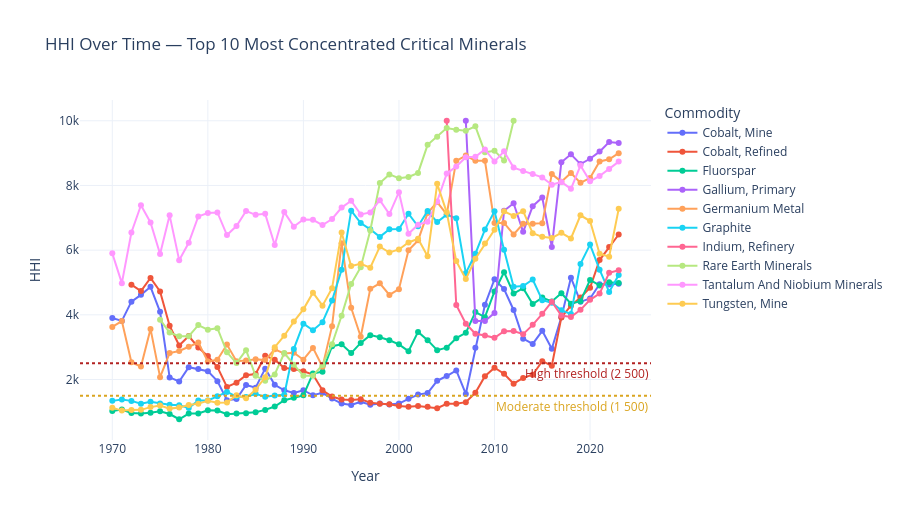

The code cell stored with this chart in its notebook:
### Markdown cell above
## 5. HHI Over Time — Top 10 Most Concentrated Minerals

Tracking HHI through time reveals whether concentration is worsening (rising HHI) or
improving (diversifying supply base).  We focus on the 10 commodities with the **highest
latest-year HHI**.

### Code cell
top10_commodities = (
    hhi_latest.sort_values("hhi", ascending=False).head(10)["commodity"].tolist()
)

hhi_top10 = hhi_series[hhi_series["commodity"].isin(top10_commodities)].copy()

fig_line = px.line(
    hhi_top10,
    x="year",
    y="hhi",
    color="commodity",
    markers=True,
    title="HHI Over Time — Top 10 Most Concentrated Critical Minerals",
    labels={"hhi": "HHI", "year": "Year", "commodity": "Commodity"},
    template=TEMPLATE,
    height=520,
)

# Reference bands
for y_val, label, colour in [
    (HHI_MODERATE, "Moderate threshold (1 500)", "goldenrod"),
    (HHI_HIGH,     "High threshold (2 500)",     "firebrick"),
]:
    fig_line.add_hline(
        y=y_val,
        line_dash="dot",
        line_color=colour,
        annotation_text=label,
        annotation_position="bottom right",
        annotation_font_color=colour,
    )

fig_line.update_layout(
    legend=dict(orientation="v", x=1.02, y=1),
    margin=dict(r=200),
)
fig_line.show()

### Figure 1 — Plotly figure (JSON) as saved in the notebook; plotly's stock layout.template omitted (floating-point values rounded to 4 significant figures)
{"data": [{"hovertemplate": "Commodity=Cobalt, Mine<br>Year=%{x}<br>HHI=%{y}<extra></extra>", "legendgroup": "Cobalt, Mine", "line": {"color": "#636efa", "dash": "solid"}, "marker": {"symbol": "circle"}, "mode": "lines+markers", "name": "Cobalt, Mine", "orientation": "v", "showlegend": true, "type": "scatter", "x": [1970, 1971, 1972, 1973, 1974, 1975, 1976, 1977, 1978, 1979, 1980, 1981, 1982, 1983, 1984, 1985, 1986, 1987, 1988, 1989, 1990, 1991, 1992, 1993, 1994, 1995, 1996, 1997, 1998, 1999, 2000, 2001, 2002, 2003, 2004, 2005, 2006, 2007, 2008, 2009, 2010, 2011, 2012, 2013, 2014, 2015, 2016, 2017, 2018, 2019, 2020, 2021, 2022, 2023], "xaxis": "x", "y": [3904.0, 3813.0, 4407.0, 4618.0, 4866.0, 4092.0, 2065.0, 1937.0, 2382.0, 2325.0, 2258.0, 1950.0, 1362.0, 1396.0, 1832.0, 1748.0, 2337.0, 1838.0, 1667.0, 1582.0, 1669.0, 1513.0, 1588.0, 1409.0, 1255.0, 1211.0, 1314.0, 1220.0, 1259.0, 1224.0, 1256.0, 1402.0, 1533.0, 1583.0, 1959.0, 2108.0, 2280.0, 1554.0, 2980.0, 4310.0, 5099.0, 4795.0, 4150.0, 3263.0, 3100.0, 3506.0, 2949.0, 3928.0, 5149.0, 4401.0, 4504.0, 4948.0, 4937.0, 4962.0], "yaxis": "y"}, {"hovertemplate": "Commodity=Cobalt, Refined<br>Year=%{x}<br>HHI=%{y}<extra></extra>", "legendgroup": "Cobalt, Refined", "line": {"color": "#EF553B", "dash": "solid"}, "marker": {"symbol": "circle"}, "mode": "lines+markers", "name": "Cobalt, Refined", "orientation": "v", "showlegend": true, "type": "scatter", "x": [1972, 1973, 1974, 1975, 1976, 1977, 1978, 1979, 1980, 1981, 1982, 1983, 1984, 1985, 1986, 1987, 1988, 1989, 1990, 1991, 1992, 1993, 1994, 1995, 1996, 1997, 1998, 1999, 2000, 2001, 2002, 2003, 2004, 2005, 2006, 2007, 2008, 2009, 2010, 2011, 2012, 2013, 2014, 2015, 2016, 2017, 2018, 2019, 2020, 2021, 2022, 2023], "xaxis": "x", "y": [4932.0, 4733.0, 5142.0, 4722.0, 3661.0, 3051.0, 3343.0, 2991.0, 2723.0, 2385.0, 1770.0, 1903.0, 2135.0, 2171.0, 2734.0, 2615.0, 2353.0, 2324.0, 2257.0, 2154.0, 1669.0, 1472.0, 1384.0, 1363.0, 1387.0, 1285.0, 1251.0, 1232.0, 1180.0, 1160.0, 1181.0, 1158.0, 1114.0, 1250.0, 1250.0, 1299.0, 1590.0, 2104.0, 2365.0, 2179.0, 1872.0, 2050.0, 2148.0, 2567.0, 2425.0, 3921.0, 4281.0, 4538.0, 4836.0, 5693.0, 6094.0, 6484.0], "yaxis": "y"}, {"hovertemplate": "Commodity=Fluorspar<br>Year=%{x}<br>HHI=%{y}<extra></extra>", "legendgroup": "Fluorspar", "line": {"color": "#00cc96", "dash": "solid"}, "marker": {"symbol": "circle"}, "mode": "lines+markers", "name": "Fluorspar", "orientation": "v", "showlegend": true, "type": "scatter", "x": [1970, 1971, 1972, 1973, 1974, 1975, 1976, 1977, 1978, 1979, 1980, 1981, 1982, 1983, 1984, 1985, 1986, 1987, 1988, 1989, 1990, 1991, 1992, 1993, 1994, 1995, 1996, 1997, 1998, 1999, 2000, 2001, 2002, 2003, 2004, 2005, 2006, 2007, 2008, 2009, 2010, 2011, 2012, 2013, 2014, 2015, 2016, 2017, 2018, 2019, 2020, 2021, 2022, 2023], "xaxis": "x", "y": [1026.0, 1074.0, 963.7, 945.8, 975.0, 1015.0, 932.6, 771.5, 945.6, 950.1, 1050.0, 1041.0, 927.0, 951.2, 955.0, 989.6, 1060.0, 1165.0, 1361.0, 1435.0, 1510.0, 2188.0, 2243.0, 3031.0, 3087.0, 2816.0, 3131.0, 3372.0, 3308.0, 3213.0, 3088.0, 2877.0, 3471.0, 3217.0, 2906.0, 2986.0, 3278.0, 3443.0, 4084.0, 3928.0, 4723.0, 5318.0, 4659.0, 4825.0, 4334.0, 4533.0, 4413.0, 4667.0, 4344.0, 4422.0, 5079.0, 4908.0, 5007.0, 4988.0], "yaxis": "y"}, {"hovertemplate": "Commodity=Gallium, Primary<br>Year=%{x}<br>HHI=%{y}<extra></extra>", "legendgroup": "Gallium, Primary", "line": {"color": "#ab63fa", "dash": "solid"}, "marker": {"symbol": "circle"}, "mode": "lines+markers", "name": "Gallium, Primary", "orientation": "v", "showlegend": true, "type": "scatter", "x": [2007, 2008, 2009, 2010, 2011, 2012, 2013, 2014, 2015, 2016, 2017, 2018, 2019, 2020, 2021, 2022, 2023], "xaxis": "x", "y": [10000.0, 3807.0, 3807.0, 4054.0, 7220.0, 7448.0, 6567.0, 7359.0, 7628.0, 6095.0, 8718.0, 8963.0, 8660.0, 8824.0, 9046.0, 9341.0, 9311.0], "yaxis": "y"}, {"hovertemplate": "Commodity=Germanium Metal<br>Year=%{x}<br>HHI=%{y}<extra></extra>", "legendgroup": "Germanium Metal", "line": {"color": "#FFA15A", "dash": "solid"}, "marker": {"symbol": "circle"}, "mode": "lines+markers", "name": "Germanium Metal", "orientation": "v", "showlegend": true, "type": "scatter", "x": [1970, 1971, 1972, 1973, 1974, 1975, 1976, 1977, 1978, 1979, 1980, 1981, 1982, 1983, 1984, 1985, 1986, 1987, 1988, 1989, 1990, 1991, 1992, 1993, 1994, 1995, 1996, 1997, 1998, 1999, 2000, 2001, 2002, 2003, 2004, 2005, 2006, 2007, 2008, 2009, 2010, 2011, 2012, 2013, 2014, 2015, 2016, 2017, 2018, 2019, 2020, 2021, 2022, 2023], "xaxis": "x", "y": [3626.0, 3807.0, 2531.0, 2402.0, 3564.0, 2072.0, 2818.0, 2884.0, 3012.0, 3143.0, 2560.0, 2609.0, 3080.0, 2568.0, 2584.0, 2627.0, 2599.0, 2936.0, 2803.0, 2829.0, 2613.0, 2978.0, 2392.0, 3650.0, 6213.0, 4215.0, 3321.0, 4804.0, 4974.0, 4614.0, 4793.0, 5995.0, 6302.0, 7145.0, 7486.0, 7109.0, 8760.0, 8923.0, 8760.0, 8760.0, 6841.0, 6841.0, 6484.0, 6816.0, 6816.0, 6835.0, 8351.0, 8117.0, 8386.0, 8079.0, 8231.0, 8741.0, 8809.0, 8998.0], "yaxis": "y"}, {"hovertemplate": "Commodity=Graphite<br>Year=%{x}<br>HHI=%{y}<extra></extra>", "legendgroup": "Graphite", "line": {"color": "#19d3f3", "dash": "solid"}, "marker": {"symbol": "circle"}, "mode": "lines+markers", "name": "Graphite", "orientation": "v", "showlegend": true, "type": "scatter", "x": [1970, 1971, 1972, 1973, 1974, 1975, 1976, 1977, 1978, 1979, 1980, 1981, 1982, 1983, 1984, 1985, 1986, 1987, 1988, 1989, 1990, 1991, 1992, 1993, 1994, 1995, 1996, 1997, 1998, 1999, 2000, 2001, 2002, 2003, 2004, 2005, 2006, 2007, 2008, 2009, 2010, 2011, 2012, 2013, 2014, 2015, 2016, 2017, 2018, 2019, 2020, 2021, 2022, 2023], "xaxis": "x", "y": [1340.0, 1379.0, 1339.0, 1254.0, 1315.0, 1261.0, 1223.0, 1201.0, 1120.0, 1348.0, 1353.0, 1480.0, 1617.0, 1473.0, 1457.0, 1559.0, 1464.0, 1508.0, 1529.0, 2947.0, 3728.0, 3524.0, 3771.0, 4443.0, 5392.0, 7221.0, 6839.0, 6643.0, 6409.0, 6646.0, 6656.0, 7128.0, 6737.0, 7210.0, 6866.0, 7097.0, 6984.0, 5287.0, 5889.0, 6634.0, 7205.0, 6014.0, 4869.0, 4890.0, 5092.0, 4452.0, 4374.0, 4143.0, 4023.0, 5575.0, 6171.0, 5396.0, 4708.0, 5232.0], "yaxis": "y"}, {"hovertemplate": "Commodity=Indium, Refinery<br>Year=%{x}<br>HHI=%{y}<extra></extra>", "legendgroup": "Indium, Refinery", "line": {"color": "#FF6692", "dash": "solid"}, "marker": {"symbol": "circle"}, "mode": "lines+markers", "name": "Indium, Refinery", "orientation": "v", "showlegend": true, "type": "scatter", "x": [2005, 2006, 2007, 2008, 2009, 2010, 2011, 2012, 2013, 2014, 2015, 2016, 2017, 2018, 2019, 2020, 2021, 2022, 2023], "xaxis": "x", "y": [10000.0, 4303.0, 3727.0, 3414.0, 3359.0, 3289.0, 3494.0, 3502.0, 3400.0, 3689.0, 4032.0, 4407.0, 3976.0, 3931.0, 4154.0, 4463.0, 4657.0, 5298.0, 5377.0], "yaxis": "y"}, {"hovertemplate": "Commodity=Rare Earth Minerals<br>Year=%{x}<br>HHI=%{y}<extra></extra>", "legendgroup": "Rare Earth Minerals", "line": {"color": "#B6E880", "dash": "solid"}, "marker": {"symbol": "circle"}, "mode": "lines+markers", "name": "Rare Earth Minerals", "orientation": "v", "showlegend": true, "type": "scatter", "x": [1975, 1976, 1977, 1978, 1979, 1980, 1981, 1982, 1983, 1984, 1985, 1986, 1987, 1988, 1989, 1990, 1991, 1992, 1993, 1994, 1995, 1996, 1997, 1998, 1999, 2000, 2001, 2002, 2003, 2004, 2005, 2006, 2007, 2008, 2009, 2010, 2011, 2012], "xaxis": "x", "y": [3849.0, 3450.0, 3336.0, 3338.0, 3682.0, 3541.0, 3588.0, 2842.0, 2509.0, 2907.0, 2115.0, 1958.0, 2157.0, 2820.0, 2458.0, 2114.0, 2116.0, 2448.0, 3090.0, 3975.0, 4952.0, 5474.0, 6609.0, 8077.0, 8340.0, 8226.0, 8262.0, 8387.0, 9254.0, 9502.0, 9774.0, 9722.0, 9694.0, 9828.0, 9025.0, 9073.0, 8774.0, 10000.0], "yaxis": "y"}, {"hovertemplate": "Commodity=Tantalum And Niobium Minerals<br>Year=%{x}<br>HHI=%{y}<extra></extra>", "legendgroup": "Tantalum And Niobium Minerals", "line": {"color": "#FF97FF", "dash": "solid"}, "marker": {"symbol": "circle"}, "mode": "lines+markers", "name": "Tantalum And Niobium Minerals", "orientation": "v", "showlegend": true, "type": "scatter", "x": [1970, 1971, 1972, 1973, 1974, 1975, 1976, 1977, 1978, 1979, 1980, 1981, 1982, 1983, 1984, 1985, 1986, 1987, 1988, 1989, 1990, 1991, 1992, 1993, 1994, 1995, 1996, 1997, 1998, 1999, 2000, 2001, 2002, 2003, 2004, 2005, 2006, 2007, 2008, 2009, 2010, 2011, 2012, 2013, 2014, 2015, 2016, 2017, 2018, 2019, 2020, 2021, 2022, 2023], "xaxis": "x", "y": [5900.0, 4978.0, 6546.0, 7388.0, 6854.0, 5880.0, 7075.0, 5690.0, 6226.0, 7042.0, 7149.0, 7166.0, 6466.0, 6746.0, 7210.0, 7091.0, 7122.0, 6160.0, 7175.0, 6725.0, 6945.0, 6939.0, 6776.0, 6964.0, 7315.0, 7526.0, 7105.0, 7165.0, 7546.0, 7114.0, 7791.0, 6508.0, 6786.0, 6876.0, 7506.0, 8366.0, 8585.0, 8871.0, 8884.0, 9115.0, 8738.0, 9053.0, 8551.0, 8445.0, 8350.0, 8249.0, 8023.0, 8108.0, 7894.0, 8615.0, 8127.0, 8294.0, 8512.0, 8737.0], "yaxis": "y"}, {"hovertemplate": "Commodity=Tungsten, Mine<br>Year=%{x}<br>HHI=%{y}<extra></extra>", "legendgroup": "Tungsten, Mine", "line": {"color": "#FECB52", "dash": "solid"}, "marker": {"symbol": "circle"}, "mode": "lines+markers", "name": "Tungsten, Mine", "orientation": "v", "showlegend": true, "type": "scatter", "x": [1970, 1971, 1972, 1973, 1974, 1975, 1976, 1977, 1978, 1979, 1980, 1981, 1982, 1983, 1984, 1985, 1986, 1987, 1988, 1989, 1990, 1991, 1992, 1993, 1994, 1995, 1996, 1997, 1998, 1999, 2000, 2001, 2002, 2003, 2004, 2005, 2006, 2007, 2008, 2009, 2010, 2011, 2012, 2013, 2014, 2015, 2016, 2017, 2018, 2019, 2020, 2021, 2022, 2023], "xaxis": "x", "y": [1130.0, 1038.0, 1054.0, 1062.0, 1147.0, 1198.0, 1100.0, 1135.0, 1212.0, 1254.0, 1345.0, 1280.0, 1291.0, 1514.0, 1421.0, 1686.0, 2068.0, 3000.0, 3354.0, 3790.0, 4170.0, 4686.0, 4283.0, 4823.0, 6548.0, 5511.0, 5580.0, 5457.0, 6109.0, 5927.0, 6020.0, 6237.0, 6353.0, 5814.0, 8051.0, 7169.0, 5661.0, 5105.0, 5734.0, 6202.0, 6630.0, 7201.0, 7057.0, 7205.0, 6521.0, 6412.0, 6379.0, 6536.0, 6361.0, 7077.0, 6900.0, 5888.0, 5797.0, 7276.0], "yaxis": "y"}], "layout": {"annotations": [{"font": {"color": "goldenrod"}, "showarrow": false, "text": "Moderate threshold (1 500)", "x": 1, "xanchor": "right", "xref": "x domain", "y": 1500, "yanchor": "top", "yref": "y"}, {"font": {"color": "firebrick"}, "showarrow": false, "text": "High threshold (2 500)", "x": 1, "xanchor": "right", "xref": "x domain", "y": 2500, "yanchor": "top", "yref": "y"}], "height": 520, "legend": {"orientation": "v", "title": {"text": "Commodity"}, "tracegroupgap": 0, "x": 1.02, "y": 1}, "margin": {"r": 200}, "shapes": [{"line": {"color": "goldenrod", "dash": "dot"}, "type": "line", "x0": 0, "x1": 1, "xref": "x domain", "y0": 1500, "y1": 1500, "yref": "y"}, {"line": {"color": "firebrick", "dash": "dot"}, "type": "line", "x0": 0, "x1": 1, "xref": "x domain", "y0": 2500, "y1": 2500, "yref": "y"}], "title": {"text": "HHI Over Time — Top 10 Most Concentrated Critical Minerals"}, "xaxis": {"anchor": "y", "domain": [0, 1], "title": {"text": "Year"}}, "yaxis": {"anchor": "x", "domain": [0, 1], "title": {"text": "HHI"}}}}
